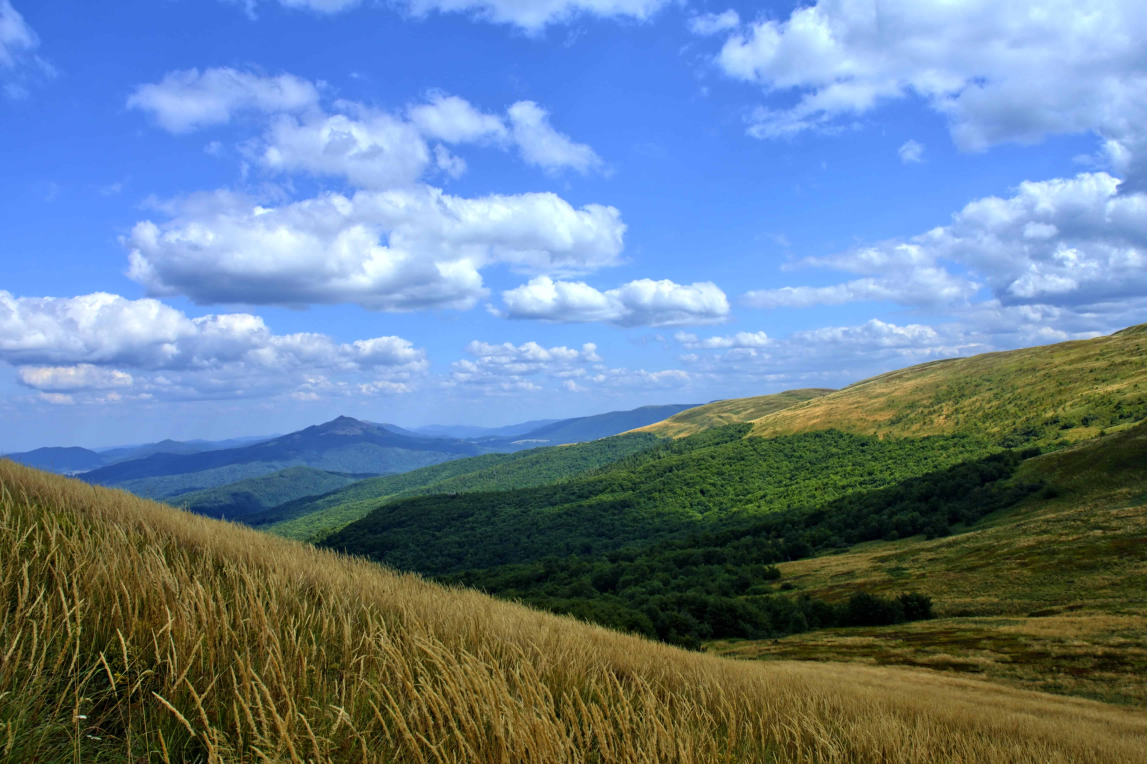
#> input picture obrab _izobr/practice/pr3/img/01.jpg, 5734 x 3819 px (shown at 1/5 size)
$ python pr3.py
#> lines starting #> are read from the running program, lines starting #| are printed output that depends on the picture
import matplotlib.pyplot as plt
import numpy as np
import random
import cv2
from matplotlib import pyplot as plt

#Исходные изображения
orig_img_01 = cv2.imread('img/01.jpg')
#> orig_img_01 is the input picture: shape (3819, 5734, 3); mean B, G, R 149.9, 126.9, 103.2
orig_img_02 = cv2.imread('img/02.jpg')
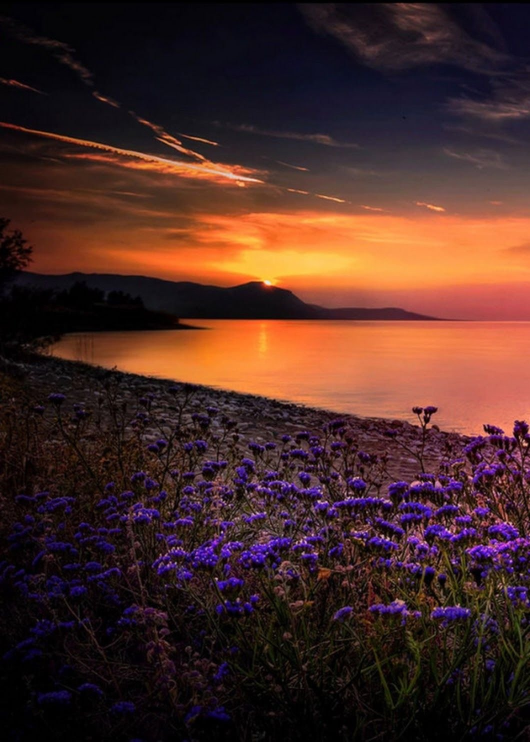
#> input picture obrab _izobr/practice/pr3/img/02.jpg, 1060 x 1484 px (shown at 1/2 size)
#> orig_img_02 is the input picture: shape (1484, 1060, 3); mean B, G, R 37.8, 42.9, 73.8

#Перевести изображения в черно-белые
bw_01 = cv2.cvtColor(orig_img_01.copy(), cv2.COLOR_BGR2GRAY)
bw_02 = cv2.cvtColor(orig_img_02.copy(), cv2.COLOR_BGR2GRAY)
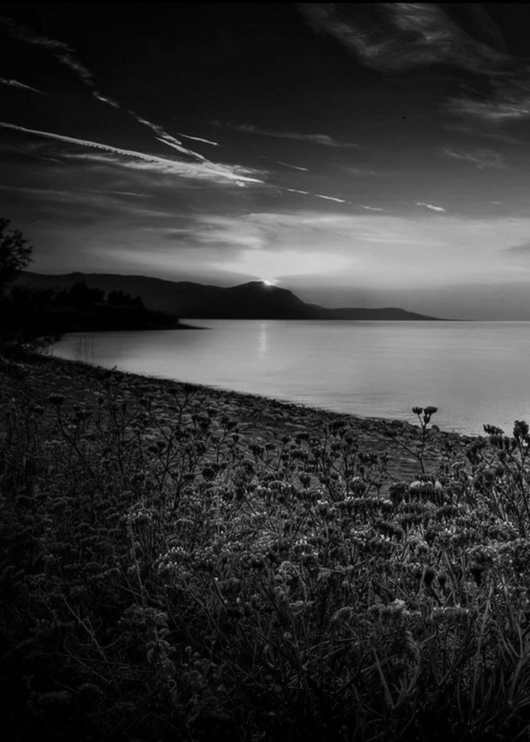
#> bw_02: shape (1484, 1060) (shown at 1/2 size); min 0, max 233, mean 51.6
#Запись в папку черно-белых изображений
cv2.imwrite('img/01_bw.png', bw_01)
cv2.imwrite('img/02_bw.png', bw_02)

#Вычислить гистограммы
bc_01 = cv2.calcHist([bw_01], [0], None, [256], [0, 256])
#> bc_01 = 256 values, max 356726 at index 173, min 48 at index 254, mean 85539.6
bc_02 = cv2.calcHist([bw_02], [0], None, [256], [0, 256])
#> bc_02 = 256 values, max 50949 at index 1, min 0 at index 234, mean 6144.7
#Отобразим график
plt.plot(bc_01)
plt.show()
#> figure, not shown here; curve peaks at x = 173, y = 356726
#Запишем график в папку
plt.plot(bc_01)
plt.savefig('img/01_bw_bc.png')
plt.close()
#Отобразим график
plt.plot(bc_02)
plt.show()
#> figure, not shown here; curve peaks at x = 1, y = 50949
#Запишем график в папку
plt.plot(bc_02)
plt.savefig('img/02_bw_bc.png')
plt.close()

#Нормализация гистограмм
#Вычисление гистограммы набора данных
hist_01, bins_01 = np.histogram(bw_01, 256)
#> hist_01 has the same summary as bc_01; bins_01 = 257 values from 0 to 255
hist_02, bins_02 = np.histogram(bw_02, 256)
#> hist_02 = 256 values, max 50949 at index 1, min 0 at index 11, mean 6144.7; bins_02 = 257 values from 0 to 233
#Вычисление cdf
cdf_01 = hist_01.cumsum()
#> cdf_01 = 256 values from 1043 to 21898146
cdf_02 = hist_02.cumsum()
#> cdf_02 = 256 values from 29545 to 1573040

#Формула распределения
cdf_01 = (cdf_01-cdf_01[0])*255/(cdf_01[-1]-1)
#> cdf_01 = 256 values from 0 to 255
cdf_02 = (cdf_02-cdf_02[0])*255/(cdf_02[-1]-1)
#> cdf_02 = 256 values from 0 to 250.2
cdf_01 = cdf_01.astype(np.uint8)
#> cdf_01 = 256 values from 0 to 254
cdf_02 = cdf_02.astype(np.uint8)
#> cdf_02 = 256 values from 0 to 250

#Генерируем изображение после нормализации гистограммы
img_norm_01 = np.zeros((384, 495, 1), dtype =np.uint8)
img_norm_02 = np.zeros((384, 495, 1), dtype =np.uint8)
img_norm_01 = cdf_01[bw_01]
img_norm_02 = cdf_02[bw_02]
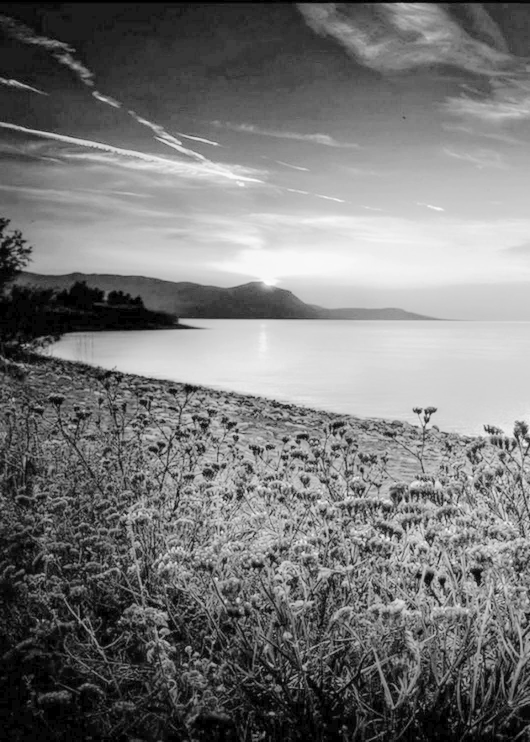
#> img_norm_02: shape (1484, 1060) (shown at 1/2 size); min 0, max 250, mean 119.1


#Записываем нормализированные изображения в папку
cv2.imwrite('img/01_img_norm.png', img_norm_01)
cv2.imwrite('img/02_img_norm.png', img_norm_02)

bc_norm_01, binsa_01 = np.histogram(img_norm_01, 256)
#> bc_norm_01 = 256 values, max 397961 at index 212, min 0 at index 24, mean 85539.6; binsa_01 = 257 values from 0 to 254
bc_norm_02, binsa_02 = np.histogram(img_norm_02, 256)
#> bc_norm_02 = 256 values, max 52341 at index 52, min 0 at index 1, mean 6144.7; binsa_02 = 257 values from 0 to 250
#Вывод графика
plt.plot(bc_norm_01)
plt.show()
#> figure, not shown here; curve peaks at x = 212, y = 397961
#Сохранения графика в папку
plt.plot(bc_norm_01)
plt.savefig('img/01_bc_norm.png')
plt.close()
#Вывод графика
plt.plot(bc_norm_02)
plt.show()
#> figure, not shown here; curve peaks at x = 52, y = 52341
#Сохранения графика в папку
plt.plot(bc_norm_02)
plt.savefig('img/02_bc_norm.png')
plt.close()


#Эквализация
ekv_01 = cv2.equalizeHist(bw_01.copy())
ekv_02 = cv2.equalizeHist(bw_02.copy())
#сохранения изображений в папку
cv2.imwrite('img/01__img_ekv.png', ekv_01)
cv2.imwrite('img/02_img_ekv.png', ekv_02)
#вычисление гистограмм
bc_ekv_01 = cv2.calcHist([ekv_01], [0], None, [256], [0, 256])
#> bc_ekv_01 = 256 values, max 401155 at index 202, min 0 at index 15, mean 85539.6
bc_ekv_02 = cv2.calcHist([ekv_02], [0], None, [256], [0, 256])
#> bc_ekv_02 = 256 values, max 50949 at index 8, min 0 at index 1, mean 6144.7

#Вывод графика
plt.plot(bc_ekv_01)
plt.show()
#> figure, not shown here; curve peaks at x = 202, y = 401155
#Сохранения графика в папку
plt.plot(bc_ekv_01)
plt.savefig('img/01_bc_ekv.png')
plt.close()

#Вывод графика
plt.plot(bc_ekv_02)
plt.show()
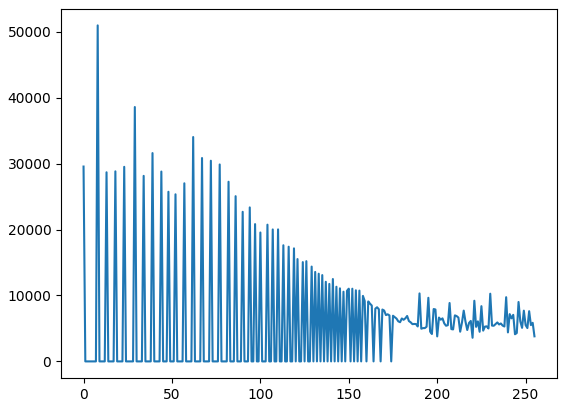
#> figure drawn by matplotlib, 1 panel; curve peaks at x = 8, y = 50949
#Сохранения графика в папку
plt.plot(bc_ekv_02)
plt.savefig('img/02_bc_ekv.png')
plt.close()

# Преобразование гистограм по произвольной функции распределения

func_cdf_01 = hist_01.cumsum()
#> func_cdf_01 = 256 values from 1043 to 21898146
func_cdf_02 = hist_02.cumsum()
#> func_cdf_02 = 256 values from 29545 to 1573040

# Произвольная функция распредления
func_cdf_01 = (func_cdf_01 - func_cdf_01[random.randint(0, 256)] + random.randint(0, 256))*255/(func_cdf_01[-1]-1)
#> func_cdf_01 = 256 values from -232 to 22.95
func_cdf_02 = (func_cdf_02 - func_cdf_02[random.randint(0, 256)] + random.randint(0, 256))*255/(func_cdf_02[-1]-1)
#> func_cdf_02 = 256 values from -91.82 to 158.4
func_cdf_01 = func_cdf_01.astype(np.uint8)
#> func_cdf_01 = 256 values, max 254 at index 194, min 0 at index 196, mean 97.21
func_cdf_02 = func_cdf_02.astype(np.uint8)
#> func_cdf_02 = 256 values, max 253 at index 19, min 0 at index 20, mean 122
#Генерируем изображение после нормализации гистограммы
func_norm_01 = np.zeros((384, 495, 1), dtype =np.uint8)
func_norm_02 = np.zeros((384, 495, 1), dtype =np.uint8)
func_norm_01 = func_cdf_01[bw_01]
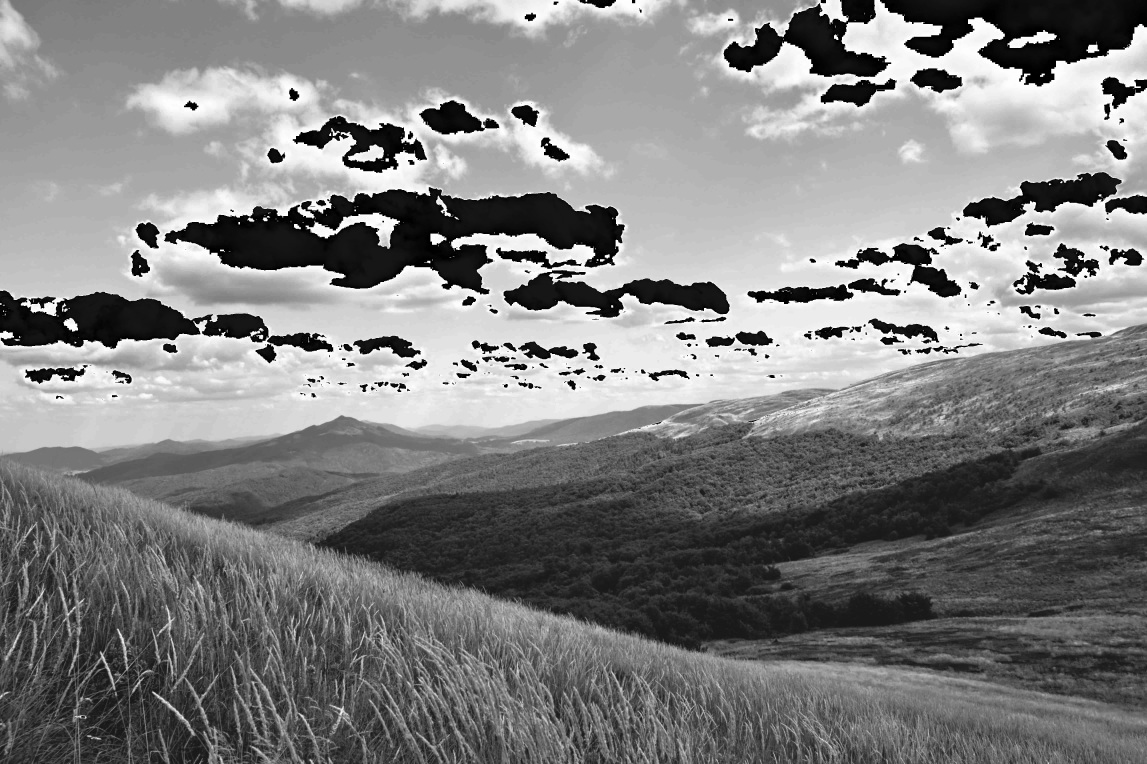
#> func_norm_01: shape (3819, 5734) (shown at 1/5 size); min 0, max 254, mean 127.5
func_norm_02 = func_cdf_02[bw_02]
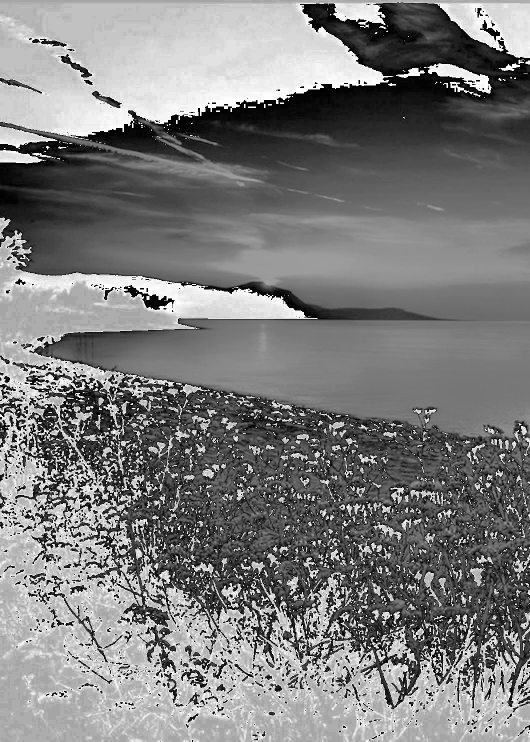
#> func_norm_02: shape (1484, 1060) (shown at 1/2 size); min 0, max 253, mean 124.6
#записываем изображения в папку
cv2.imwrite('img/01_func_norm.png', func_norm_01)
cv2.imwrite('img/02_func_norm.png', func_norm_02)

bc_func_norm_01, bins_func_01 = np.histogram(func_norm_01, 256)
#> bc_func_norm_01 = 256 values, max 397961 at index 237, min 0 at index 3, mean 85539.6; bins_func_01 = 257 values from 0 to 254
bc_func_norm_02, bins__func_02 = np.histogram(func_norm_02, 256)
#> bc_func_norm_02 = 256 values, max 52341 at index 218, min 0 at index 1, mean 6144.7; bins__func_02 = 257 values from 0 to 253

#вывод графика
plt.plot(bc_func_norm_01)
plt.show()
#> figure, not shown here; curve peaks at x = 237, y = 397961
#запись графика в папку
plt.plot(bc_func_norm_01)
plt.savefig('img/01_func_bc.png')
plt.close()
#вывод графика
plt.plot(bc_func_norm_02)
plt.show()
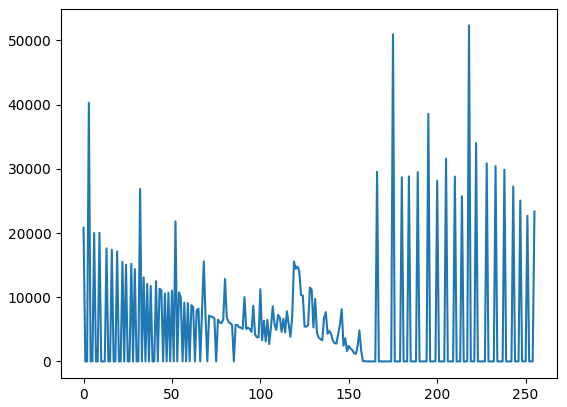
#> figure drawn by matplotlib, 1 panel; curve peaks at x = 218, y = 52341
#запись графика в папку
plt.plot(bc_func_norm_02)
plt.savefig('img/02_func_bc.png')
plt.close()
